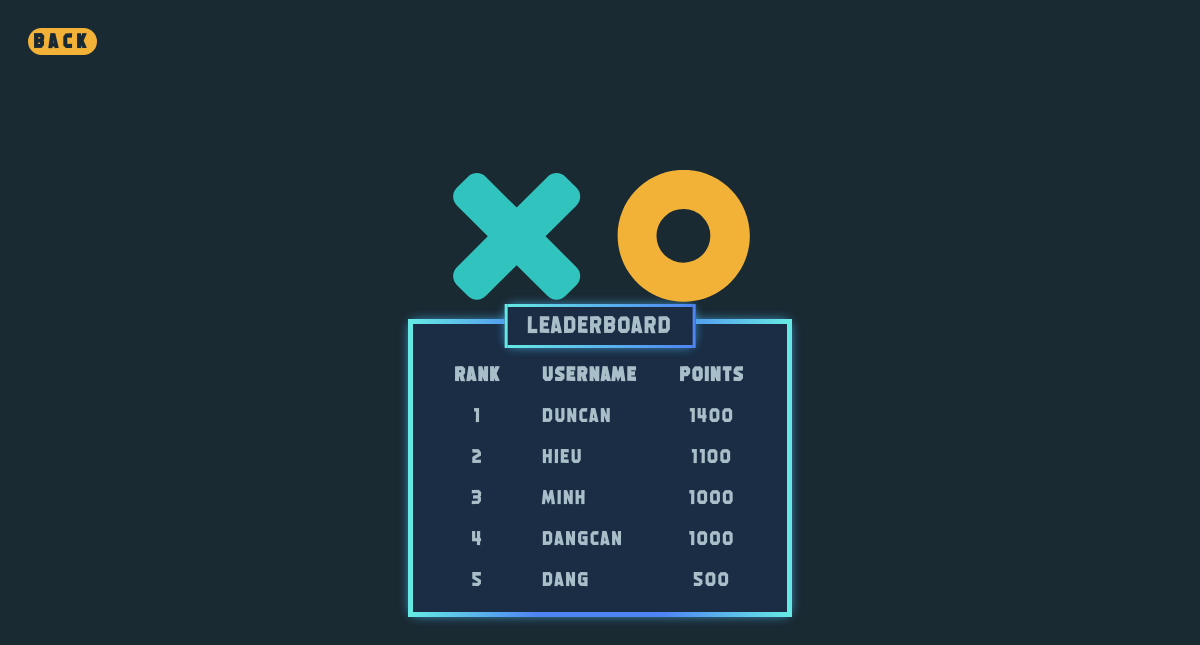
The page /leaderboard on the database as committed earlier.
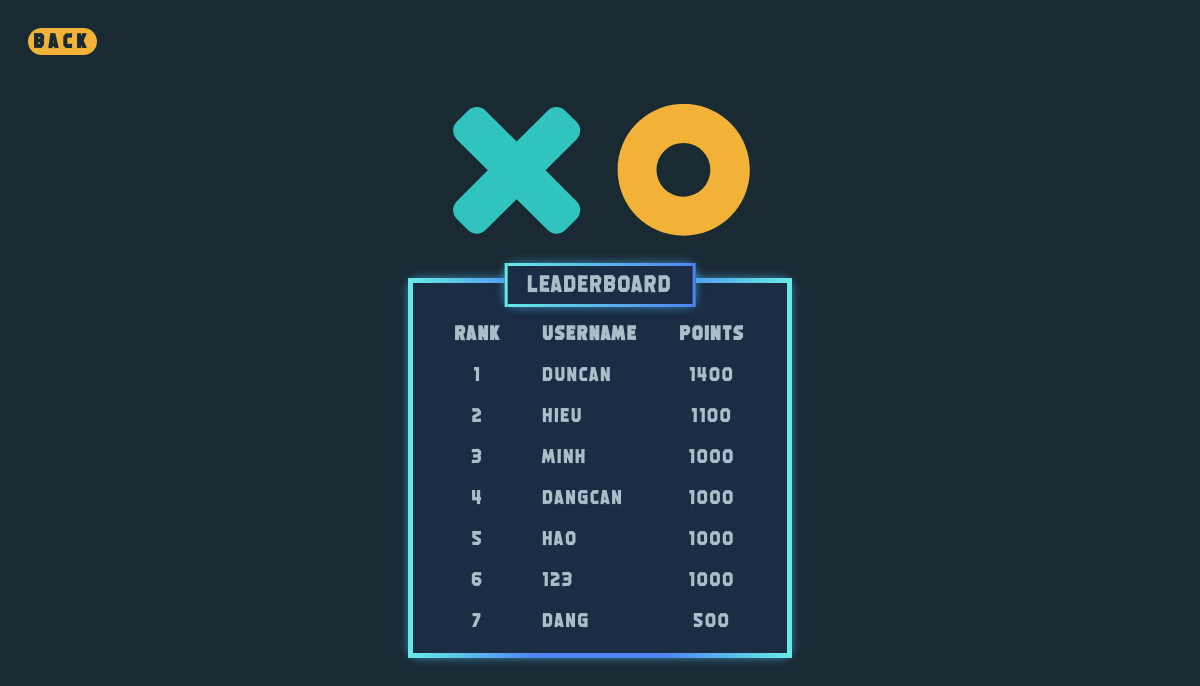
The same page on the database as committed later.
### tables this page shows
CREATE TABLE accounts(id INTEGER PRIMARY KEY AUTOINCREMENT, username VARCHAR(50) NOT NULL, password VARCHAR(255) NOT NULL, rankpoint INTEGER NOT NULL);

### app.py (the view)
@app.route('/leaderboard')
def leaderboard():
    with sqlite3.connect("database.db") as users:
        cursor = users.cursor()
        cursor.execute("SELECT username, rankpoint FROM accounts ORDER BY rankpoint DESC")
        leaderboard_data = cursor.fetchall()  # dạng tuple, gồm các list chứa username và rankpoint tương ứng
        return render_template('main_pages/leaderboard.html', leaderboard_data = leaderboard_data)

### templates/main_pages/leaderboard.html
{% extends 'base.html' %} {% block content %}
<button class="back-button" onclick="window.history.back()" style="position: absolute; top: 20px; left: 20px;">Back</button>
<div class="leaderboard-container">
    <div style="
    position: absolute;
    top: -30%;
    left: 50%;
    transform: translate(-50%, -50%);
    width: 300px; /* Adjust width as needed */
">
<img src="static/svg/logo.svg">
</div>
<table>
    <thead>
        <tr>
            <th class="thead">Rank</th>
            <th class="thead">Username</th>
            <th class="thead">Points</th>
        </tr>
    </thead>
    <tbody>
        {% for username, rankpoint in leaderboard_data[:10] %}
        <tr class="row">
            <td class="thead" style="text-align: center;">{{ loop.index }}</td>
            <td class="thead">{{ username }}</td>
            <td class="thead" style="text-align: center;">{{ rankpoint }}</td>
        </tr>
        {% endfor %}
    </tbody>
</table>
</div>
{% endblock %}

### templates/base.html (shortened to what this page needs)
<!DOCTYPE html>
<html lang="en">
  <head>
    <link
      rel="stylesheet"
      href="{{url_for('static', filename='base.css')}}"
    />
  </head>
  <body>
    <div class="content">{% block content %} {% endblock %}</div>
  </body>
</html>

### static/base.css (style rules this page uses)
html { font-size: 62.5%; box-sizing: border-box; }
body { font-family: 'alo', sans-serif; font-size: 2rem; font-weight: 500; line-height: 1.8rem; color: #a8bfc9; background-color: #1a2a33; min-height: 100vh; display: flex; align-items: center; justify-content: center; overflow-x: hidden; position: relative; letter-spacing:1.6px; }
.back-button { font-family: 'alo', sans-serif; letter-spacing: 5px; position: absolute; top: 20px; left: 20px; background-color: #f2b137; color: #000; border: 1px solid #ccc; font-size: 2rem; font-weight: 700; color: #1a2a33; text-transform: uppercase; line-height: 2.5rem; text-align: center; border: none; border-radius: 1.5rem; transition: all 0.4s ease; }
.leaderboard-container { margin-top: 120px; background-color: #1a2d44; border-radius: 10px; padding: 20px; position: relative; box-shadow: 0 0 10px #48b2efaa; border: 5px solid; border-image-source: linear-gradient(to right, #65e9e4, #4f84f4, #4f84f4, #65e9e4); border-image-slice: 1; }
.leaderboard-container::before { content: 'LEADERBOARD'; position: absolute; top: -20px; left: 50%; transform: translateX(-50%); background-color: #1a2d44; box-shadow: 0 0 10px #48b2efaa; padding: 10px 20px; border-radius: 10px; font-size: 1.2em; border: 3px solid; border-image-source: linear-gradient(to right, #65e9e4, #4f84f4); border-image-slice: 1; }
.thead { padding-top: 20px ; padding-left: 20px; padding-right: 20px; letter-spacing: 2px; }
.row { border-bottom:2px solid #65e9e4; margin-bottom: 10px; }

Rows that differ between the two databases and show on the page:
added accounts: username "hao", rankpoint "1000"
added accounts: username "123", rankpoint "1000"
